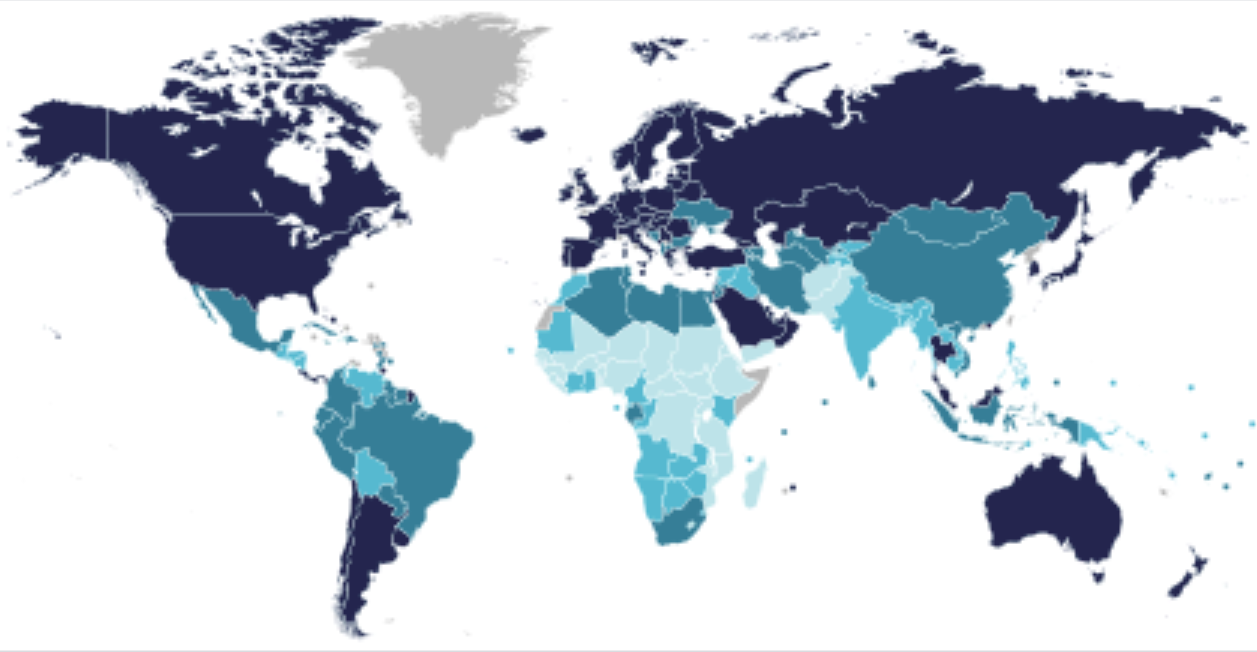
#> input picture OLED.png, 1257 x 652 px
$ jupyter execute --allow-errors OLED.ipynb
#> lines starting #> are read from the running program, lines starting #| are printed output that depends on the picture; after the words box and inside, x2 and y2 are one past the last pixel; in counts of white or black regions, pixels touching at a corner belong together
# OLED

[cell 1]
import cv2
import matplotlib.pyplot as plt
import os

path=input("Enter image name: ")
#> the answer given: OLED.png
thr=int(input("Enter threshold: "))
#> the answer given: 100

#read image
img=cv2.imread(path,cv2.IMREAD_GRAYSCALE)
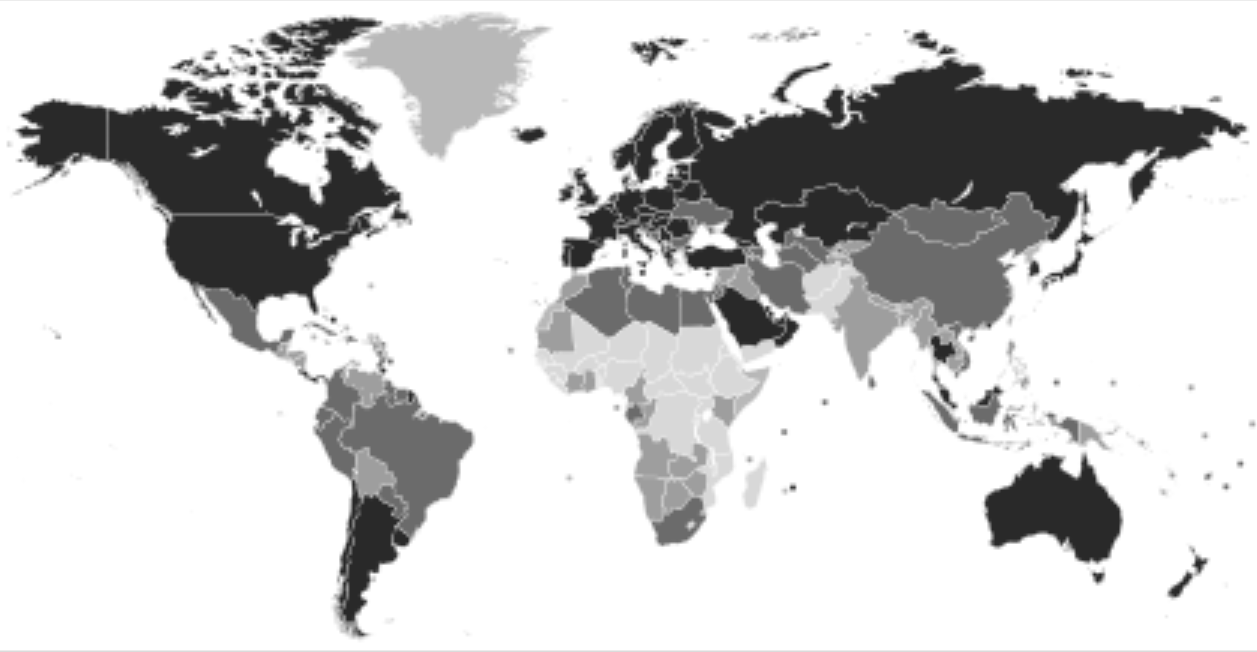
#> img: shape (652, 1257); min 41, max 255, mean 207.6
img=cv2.resize(img,(128,64))
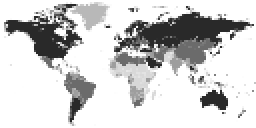
#> img: shape (64, 128) (shown 2 times larger); min 41, max 255, mean 207.7
img2=img.copy()

#convert image to binary image
for i in range(img.shape[0]):
    for j in range(img.shape[1]):
        if(img[i,j]>thr):
            img[i,j]=255
            img2[i,j]=1
        else:
            img[i,j]=0
            img2[i,j]=0
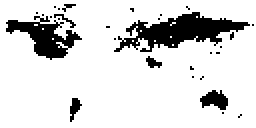
#> img: shape (64, 128) (shown 2 times larger); 85.3% white; 29 black regions (24 under 20 px), largest, box (x1, y1, x2, y2) and area: (57, 6, 125, 26) 618, (3, 8, 41, 30) 362, (100, 45, 114, 55) 90, (35, 49, 41, 61) 39, (73, 28, 81, 34) 27

#show processed image
print("Preview: ")
imgplot1 = plt.imshow(cv2.cvtColor(img, cv2.COLOR_BGR2RGB))
plt.show()

#Open verilog file
#> (the rest of this cell did not finish here and is left out)
